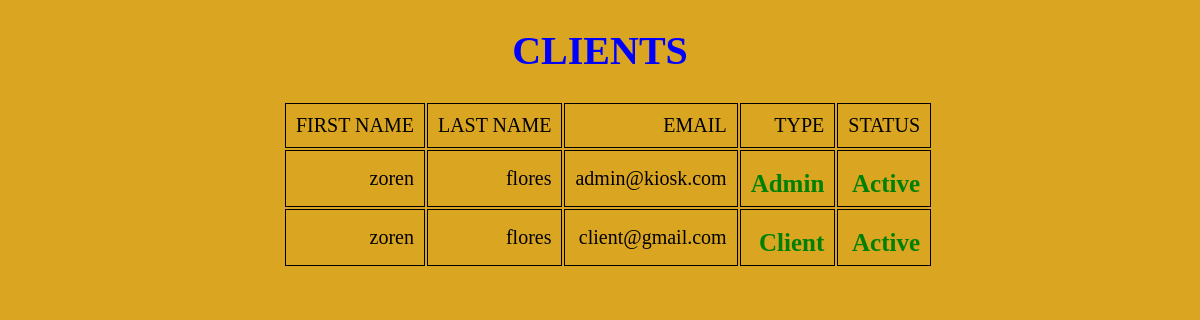
The app's page /tomaraoKiosk/tomaraoClients.php with its own data.
### tables this page shows
CREATE TABLE `tomaraoregistration` (
  `id` int(11) NOT NULL,
  `tomarao_Fname` varchar(50) NOT NULL,
  `tomarao_Lname` varchar(50) NOT NULL,
  `tomarao_Email` varchar(50) NOT NULL,
  `tomarao_Username` varchar(50) NOT NULL,
  `tomarao_Password` varchar(50) NOT NULL,
  `tomarao_ConfirmedPassword` varchar(50) NOT NULL,
  `tomarao_type` varchar(10) NOT NULL,
  `tomarao_status` varchar(10) NOT NULL
);

### tomaraoKiosk/tomaraoClients.php (the view, shortened to what this page needs)
<!DOCTYPE html>
<html lang="en">
<head>
    <link rel="stylesheet" href="css/tomaraoStyles.css">
</head>
<body id="clients">
    <h1>CLIENTS</h1>
    <div class="content">
        <table class="table">
            <tr>
                <td>FIRST NAME</td>
                <td>LAST NAME</td>
                <td>EMAIL</td>
                <td>TYPE</td>
                <td>STATUS</td>
            </tr>
            <?php
            include_once('php/tomaraoConnection.php');
            $search_users = mysqli_query($tomarao, "SELECT * FROM tomaraoregistration");
            while ($row = mysqli_fetch_assoc(($search_users))) {
                ?>
                <tr>
                    <td><?= $row['tomarao_Fname'] ?> </td>
                    <td><?= $row['tomarao_Lname'] ?> </td>
                    <td><?= $row['tomarao_Email'] ?> </td>
                    <td>
                        <h2><?= $row['tomarao_type'] === '0' ? 'Client' : 'Admin' ?></h2>
                    </td>
                    <td>
                        <?php
                        if ($row['tomarao_status'] === '0') { ?>
                            <a href="php/tomaraoClientsAction.php?id=<?= $row['id'] ?>" class="tomaraoBtn1"> Approve </a>
                        <?php } else { ?>
                            <h2>
                                <?= $row['tomarao_status'] === '0' ? 'Inactive' : 'Active' ?>
                            </h2>
                        <?php } ?>
                    </td>
                </tr>
                <?php
            }
            ?>
        </table>
    </div>
</body>
</html>

### records on screen
tomaraoregistration: tomarao_Fname "zoren", tomarao_Lname "flores", tomarao_Email "admin@kiosk.com", tomarao_type "Admin", tomarao_status "Active"
tomaraoregistration: tomarao_Fname "zoren", tomarao_Lname "flores", tomarao_Email "client@gmail.com", tomarao_type "Client", tomarao_status "Active"
